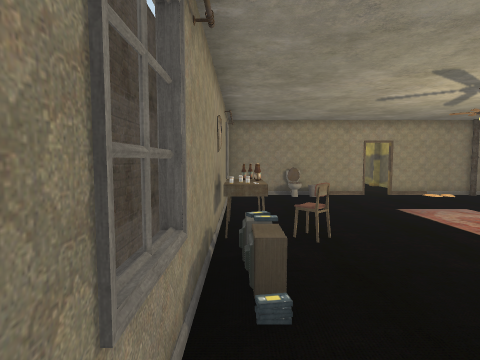
view 1 (above)

14 first-person views from a walk through a Unity game level. The camera is 1.4 m above the floor, tilts 4° down and sees 80° across. Doors are open. The floor is counted in squares, 1 m on a side. Each view is taken from the middle of a square. On the plan, view 1 faces up. The plan holds only what a view shows up to about 14 squares ahead; the rest is blank. The place goes on beyond the plan. The player is left out.

view 2
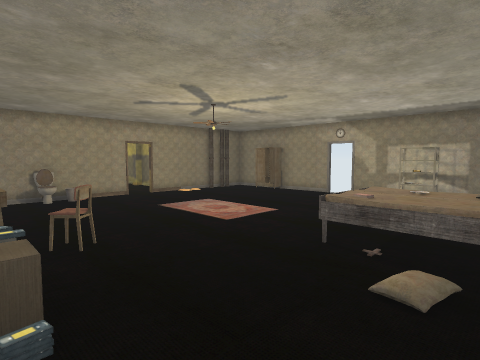

view 3
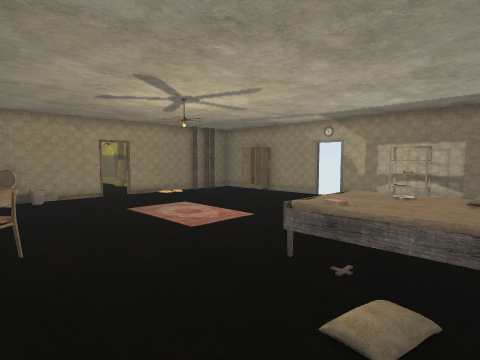

view 4
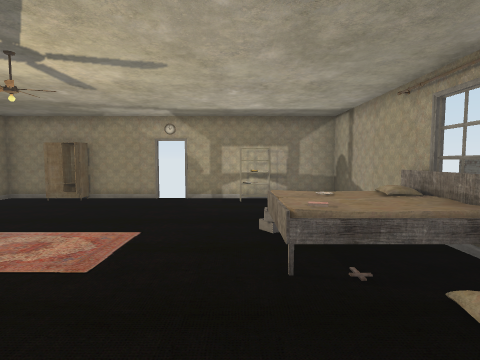

view 5
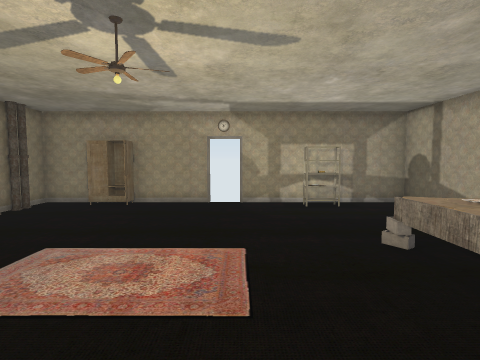

view 6
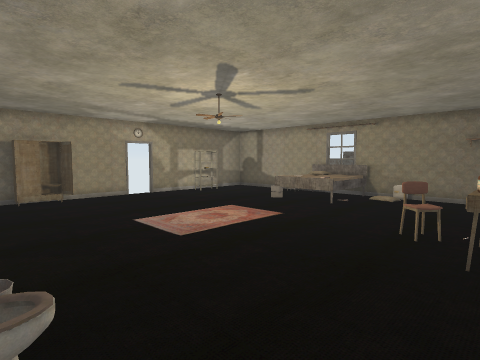

view 7
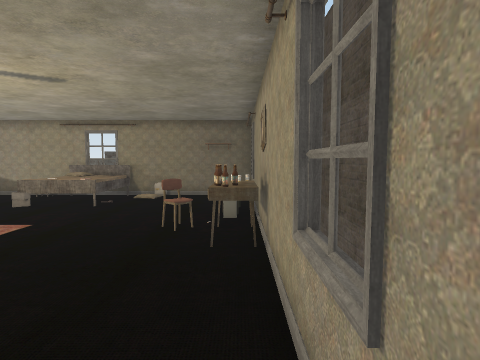

view 8
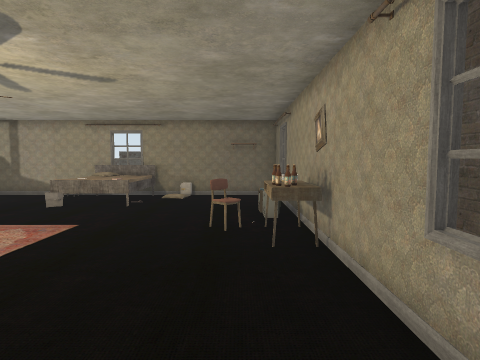

view 9
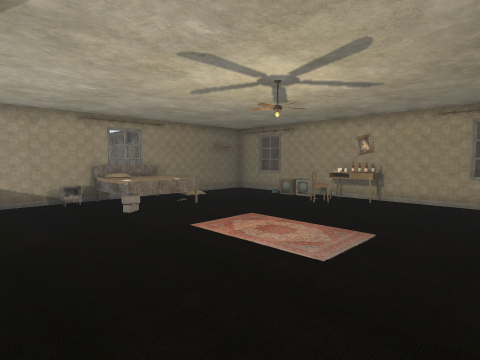

view 10
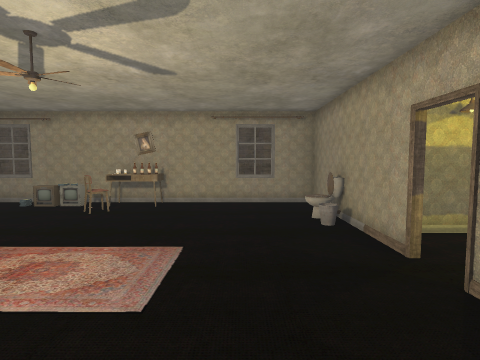

view 11
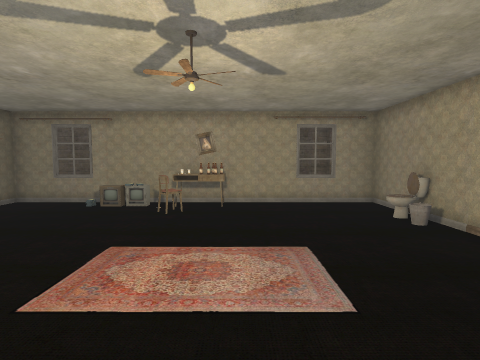

view 12
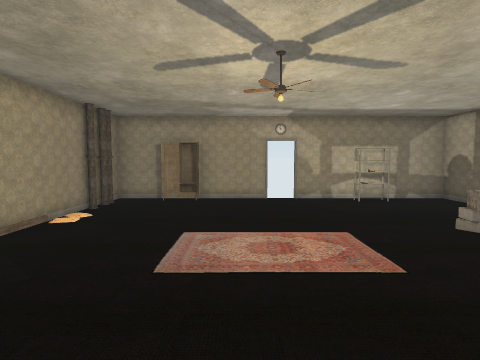

view 13
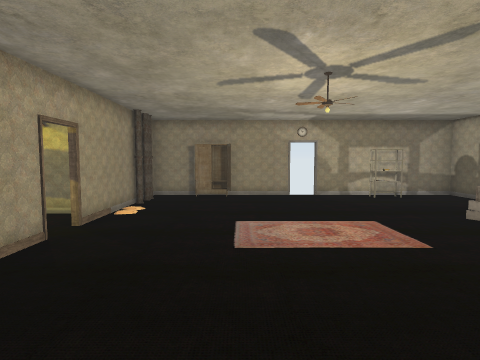

view 14
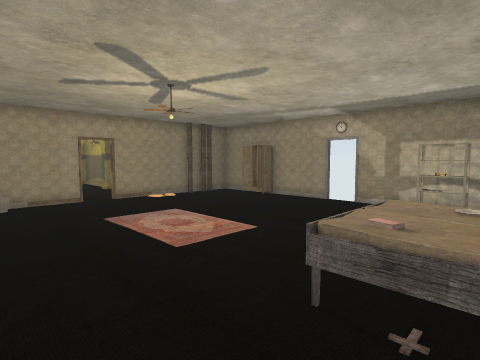

### Floor plan
Key: @ floor where view 1 was taken; # wall or solid block; . floor; / step, stairs or slope; D open door; v drop or lower ground; O other object.
Columns run from 3 left of view 1 to 12 right of it. Each row starts with its distance up from view 1.
 13        #.. #
 12    ##  #DD#####
 11 O #..O#.DD..OO##
 10 v v...........O#
  9 v v...........O#
  8 v #...........##
  7 v #............#
  6 v  O..........DD
  5 v  OO.........DD
  4 v  OO..........#
  3 v  O..........O#
  2 v v....OO# ...O#
  1 v v.../OOOO....#
  0 v #@../OOOOO...#
 -1 v  #### vv  ###

Positions as (right, up) in squares from view 1, and headings:
1: (0, 0), facing up
2: (0, 0), facing up-right
3: (1, 0), facing up-right
4: (1, 3), facing right
5: (2, 5), facing right
6: (0, 11), facing down-right
7: (0, 11), facing down
8: (1, 11), facing down
9: (10, 10), facing down-left
10: (9, 9), facing left
11: (9, 7), facing left
12: (1, 7), facing right
13: (0, 8), facing right
14: (2, 1), facing up-right
